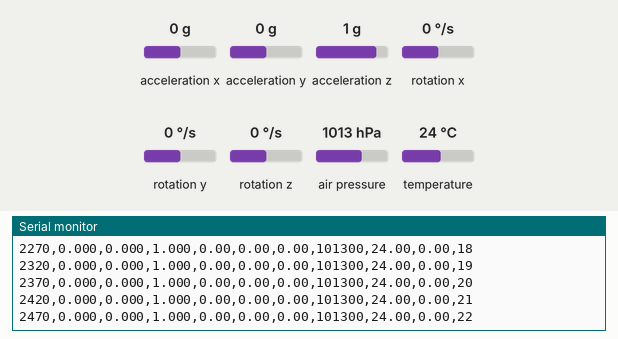
A sketch run on a simulated ESP32. Parts: the last lines printed to the serial monitor. Inputs (shaded band) come from the test bench; at power-on: acceleration x 0 g, acceleration y 0 g, acceleration z 1 g, rotation x 0 °/s, rotation y 0 °/s, rotation z 0 °/s, air pressure 1013 hPa, temperature 24 °C. No radio packets arrive unless stated.

Above: at 2.5 s.
2.6 s: acceleration x set to -1.4 g
At 2.64 s:
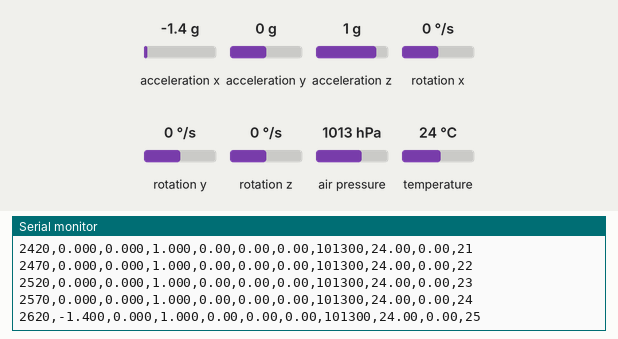
4.1 s: acceleration y set to -1.4 g
At 4.14 s:
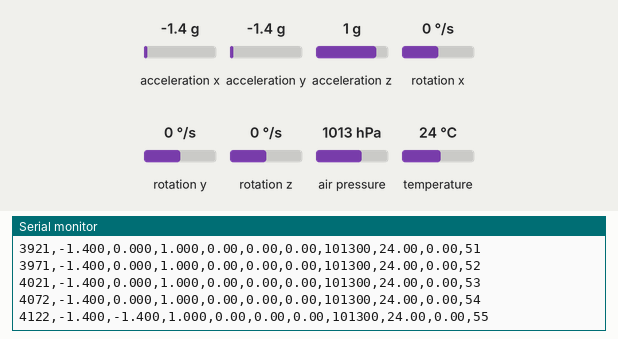
5.6 s: acceleration z set to -1.4 g
At 5.64 s:
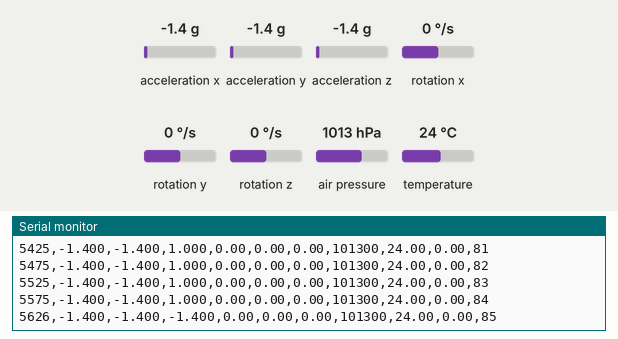
7.1 s: rotation x set to -192 °/s
At 7.1 s:
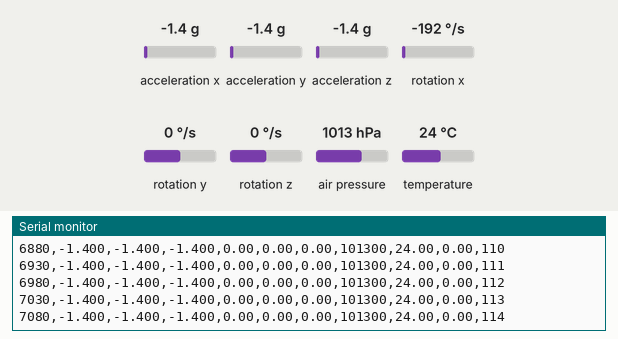
8.6 s: rotation y set to -192 °/s
At 8.6 s:
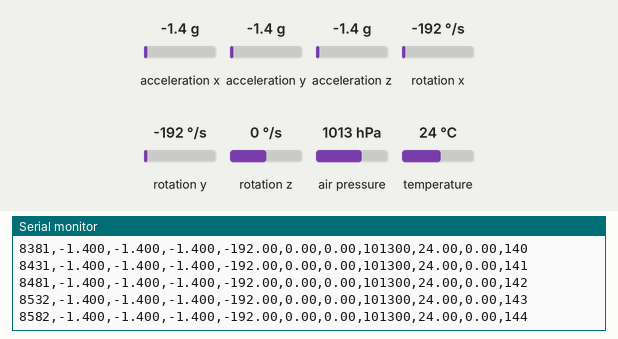
Timing chart, 0 to 11.1 s (numbered marks = the images above; inputs shaded):
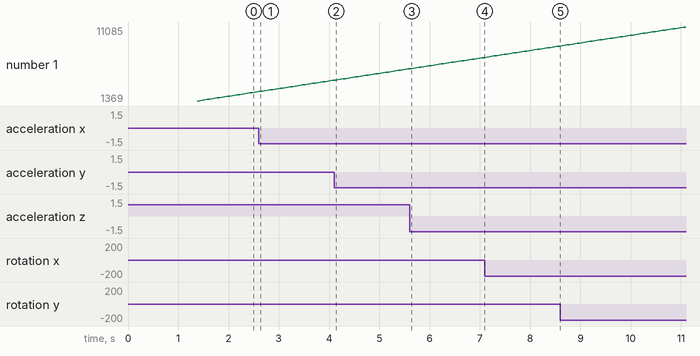

Measured:
- after the input at 2.6 s, the serial monitor: prints a new line at once (image 1)
- plotted number 1: 2570 → 4072 after the input at 2.6 s

The sketch:

flight_logger.ino
```cpp
/*
 * FLIGHT DATA LOGGER - ESP32
 * Hardware: ESP32-WROOM-32 + MPU6050 + BMP280 + NRF24L01+ PA+LNA
 * Output:   USB Serial CSV (live dashboard) + NRF24 telemetry
 *
 * Wiring (see README.md):
 *   MPU6050 / BMP280 : SDA=GPIO21, SCL=GPIO22, VCC=3V3
 *   NRF24L01+        : MOSI=23, MISO=19, SCK=18, CSN=5, CE=4, VCC=3V3
 *                      10-100uF cap across NRF24 VCC/GND is mandatory.
 */

#include <Wire.h>
#include <Adafruit_MPU6050.h>
#include <Adafruit_BMP280.h>
#include <RF24.h>

// ============ CONFIGURATION ============
#define SAMPLE_RATE_MS   50       // 20 Hz sampling
#define SERIAL_BAUD      115200
#define RADIO_ENABLED    1        // set to 0 if you have no second NRF24 yet
#define BMP_ADDRESS      0x76     // try 0x77 if the BMP280 is not found

// NRF24 pins (ESP32 default VSPI + custom CE/CSN)
#define RF_CE_PIN        4
#define RF_CSN_PIN       5
const uint64_t PIPE_ADDR = 0xF0F0F0F0E1LL;   // must match ground station

#define G_TO_MS2         9.80665f
#define RAD_TO_DPS       57.2957795f

// ============ GLOBALS ============
Adafruit_MPU6050 mpu;
Adafruit_BMP280  bmp;
RF24 radio(RF_CE_PIN, RF_CSN_PIN);

float basePressure = 0;
unsigned long lastSample = 0;
uint32_t packetCount = 0;
bool radioOk = false;

/*
 * Compact telemetry packet.
 * NRF24L01+ hard limit is 32 bytes per payload, so floats are scaled to
 * integers. This struct is 24 bytes. Keep it identical on the ground station.
 */
#pragma pack(push, 1)
struct TelemetryPacket {
  uint32_t timestamp;   // ms since boot
  int16_t  ax, ay, az;  // g    x 1000
  int16_t  gx, gy, gz;  // deg/s x 1  (clamped +/- 32767)
  float    altitude;    // m
  int16_t  temperature; // degC x 100
  uint16_t packetId;    // wraps at 65535
};
#pragma pack(pop)

static int16_t clamp16(float v) {
  if (v >  32767.0f) return  32767;
  if (v < -32768.0f) return -32768;
  return (int16_t)v;
}

void setup() {
  Serial.begin(SERIAL_BAUD);
  delay(300);
  Serial.println(F("=== FLIGHT DATA LOGGER ==="));

  // --- I2C sensors ---
  Wire.begin(21, 22);            // SDA=21, SCL=22
  Wire.setClock(400000);

  if (!mpu.begin()) {
    Serial.println(F("ERROR: MPU6050 not found. Check wiring."));
    while (1) delay(100);
  }
  Serial.println(F("MPU6050 OK"));
  mpu.setAccelerometerRange(MPU6050_RANGE_4_G);
  mpu.setGyroRange(MPU6050_RANGE_500_DEG);
  mpu.setFilterBandwidth(MPU6050_BAND_44_HZ);

  if (!bmp.begin(BMP_ADDRESS)) {
    Serial.println(F("ERROR: BMP280 not found. Try changing BMP_ADDRESS to 0x77."));
    while (1) delay(100);
  }
  Serial.println(F("BMP280 OK"));
  bmp.setSampling(Adafruit_BMP280::MODE_NORMAL,
                  Adafruit_BMP280::SAMPLING_X16,
                  Adafruit_BMP280::SAMPLING_X16,
                  Adafruit_BMP280::FILTER_X16,
                  Adafruit_BMP280::STANDBY_MS_1);

  // --- Baseline altitude ---
  Serial.print(F("Calibrating baseline pressure... "));
  float sum = 0;
  for (int i = 0; i < 50; i++) {
    sum += bmp.readPressure();
    delay(20);
  }
  basePressure = sum / 50.0f;
  Serial.print(basePressure);
  Serial.println(F(" Pa"));

  // --- NRF24 radio ---
#if RADIO_ENABLED
  if (!radio.begin()) {
    Serial.println(F("WARNING: NRF24 not responding. Continuing without radio."));
  } else {
    radio.setPALevel(RF24_PA_LOW);          // raise to RF24_PA_HIGH once the cap is in
    radio.setDataRate(RF24_250KBPS);        // max range
    radio.setPayloadSize(sizeof(TelemetryPacket));
    radio.setRetries(1, 3);                 // do not stall the 20 Hz loop
    radio.openWritingPipe(PIPE_ADDR);
    radio.stopListening();                  // TX mode
    radioOk = true;
    Serial.print(F("NRF24L01 TX ready, payload "));
    Serial.print((int)sizeof(TelemetryPacket));
    Serial.println(F(" bytes"));
  }
#endif

  // --- CSV header for the dashboard ---
  Serial.println(F("timestamp_ms,ax_g,ay_g,az_g,gx_dps,gy_dps,gz_dps,pressure_pa,temp_c,altitude_m,packet_id"));
  Serial.println(F("=== LOGGING STARTED ==="));
}

void loop() {
  unsigned long now = millis();
  if (now - lastSample < SAMPLE_RATE_MS) return;
  lastSample = now;

  // --- Read sensors ---
  sensors_event_t accel, gyro, temp;
  mpu.getEvent(&accel, &gyro, &temp);

  // Adafruit returns m/s^2 and rad/s. Convert to g and deg/s so the CSV
  // matches its own header and the dashboard g-force readout is correct.
  float ax = accel.acceleration.x / G_TO_MS2;
  float ay = accel.acceleration.y / G_TO_MS2;
  float az = accel.acceleration.z / G_TO_MS2;
  float gx = gyro.gyro.x * RAD_TO_DPS;
  float gy = gyro.gyro.y * RAD_TO_DPS;
  float gz = gyro.gyro.z * RAD_TO_DPS;

  float pressure    = bmp.readPressure();
  float temperature = bmp.readTemperature();
  float altitude    = 44330.0f * (1.0f - pow(pressure / basePressure, 1.0f / 5.255f));

  // --- CSV to serial (live dashboard) ---
  Serial.printf("%lu,%.3f,%.3f,%.3f,%.2f,%.2f,%.2f,%.0f,%.2f,%.2f,%lu\n",
                now, ax, ay, az, gx, gy, gz,
                pressure, temperature, altitude,
                (unsigned long)packetCount);

  // --- Radio ---
#if RADIO_ENABLED
  if (radioOk) {
    TelemetryPacket pkt;
    pkt.timestamp   = now;
    pkt.ax          = clamp16(ax * 1000.0f);
    pkt.ay          = clamp16(ay * 1000.0f);
    pkt.az          = clamp16(az * 1000.0f);
    pkt.gx          = clamp16(gx);
    pkt.gy          = clamp16(gy);
    pkt.gz          = clamp16(gz);
    pkt.altitude    = altitude;
    pkt.temperature = clamp16(temperature * 100.0f);
    pkt.packetId    = (uint16_t)packetCount;

    bool ok = radio.write(&pkt, sizeof(pkt));
    if (!ok && packetCount % 100 == 0) {
      Serial.println(F("[RADIO] TX failed - check ground station / capacitor"));
    }
  }
#endif

  packetCount++;
}
```
